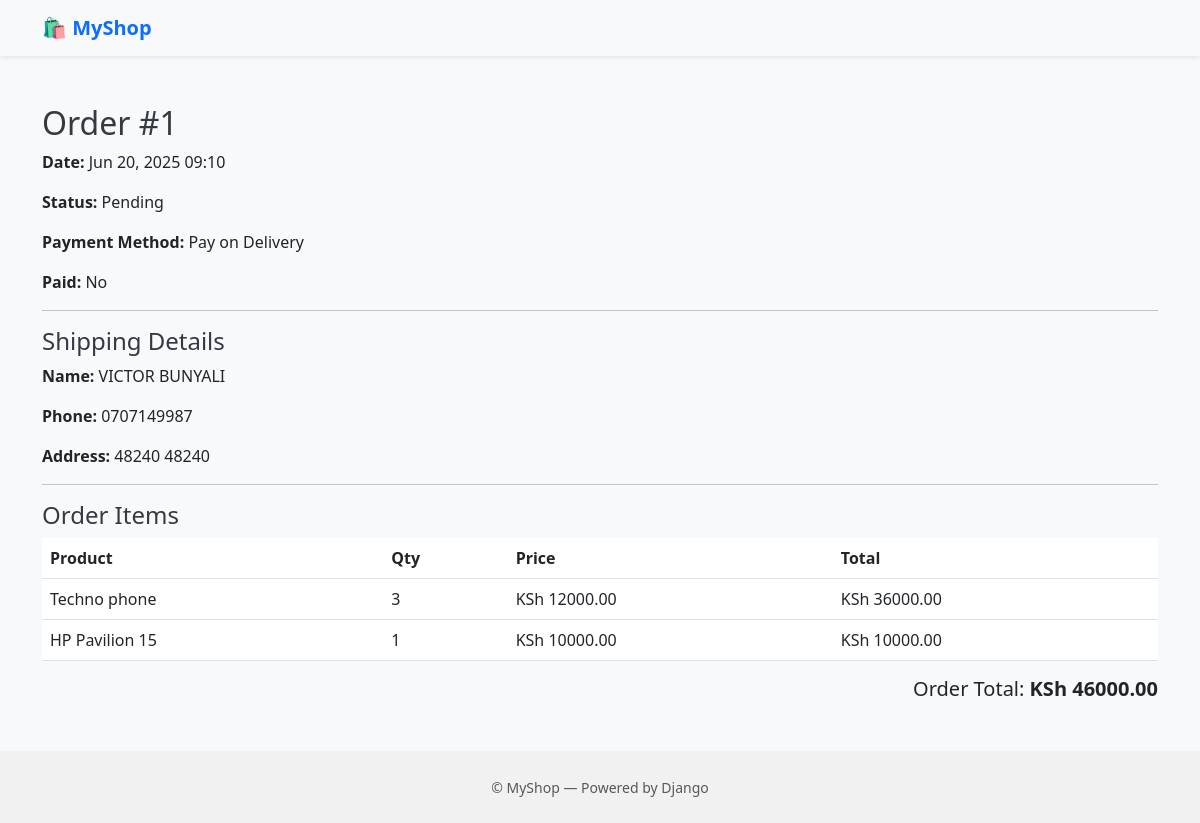
/orders/my-orders/1/, run on the app's committed database.
### orders/models.py (models this page shows, shortened)
class Order(models.Model):
    PAYMENT_METHODS = [
        ('cod', 'Pay on Delivery'),
        ('mpesa', 'M-Pesa'),
    ]
    payment_method = models.CharField(
        max_length=10,
        choices=PAYMENT_METHODS,
        default='cod'
    )
    is_paid = models.BooleanField(default=False)
    STATUS_CHOICES = [
        ('pending', 'Pending'),
        ('paid', 'Paid'),
        ('shipped', 'Shipped'),
        ('delivered', 'Delivered'),
    ]
    name = models.CharField(max_length=100)
    phone = models.CharField(max_length=20)
    address = models.TextField()
    created_at = models.DateTimeField(auto_now_add=True)
    status = models.CharField(
        max_length=10,
        choices=STATUS_CHOICES,
        default='pending',
    )
    def get_total(self):
        return sum(item.total_price() for item in self.items.all())

class OrderItem(models.Model):
    order = models.ForeignKey(Order, related_name='items', on_delete=models.CASCADE)
    product = models.ForeignKey(Product, on_delete=models.CASCADE)
    quantity = models.PositiveIntegerField()
    price = models.DecimalField(max_digits=10, decimal_places=2)
    def total_price(self):
        return self.quantity * self.price

### products/models/product.py (models this page shows, shortened)
class Product(models.Model):
    category = models.ForeignKey(Category, on_delete=models.CASCADE, related_name='products')
    name = models.CharField(max_length=200)
    slug = models.SlugField(unique=True, blank=True, editable=False)  # 👈 not editable in admin
    description = models.TextField()
    price = models.DecimalField(max_digits=10, decimal_places=2)
    stock = models.PositiveIntegerField(default=0)
    class Meta:
        verbose_name = "Product"
        verbose_name_plural = "Products"

### orders/views.py (the view)
# urls.py: path('my-orders/<int:order_id>/', views.order_detail, name='order_detail'),
def order_detail(request, order_id):
    order = get_object_or_404(Order, id=order_id)
    return render(request, 'orders/order_detail.html', {'order': order})

### orders/templates/orders/order_detail.html
{% extends "base.html" %}
{% block content %}
<div class="container mt-5">
  <h2>Order #{{ order.id }}</h2>
  <p><strong>Date:</strong> {{ order.created_at|date:"M d, Y H:i" }}</p>
  <p><strong>Status:</strong> {{ order.get_status_display }}</p>
  <p><strong>Payment Method:</strong> {{ order.get_payment_method_display }}</p>
  <p><strong>Paid:</strong> {% if order.is_paid %}Yes{% else %}No{% endif %}</p>
  <hr>
  <h4>Shipping Details</h4>
  <p><strong>Name:</strong> {{ order.name }}</p>
  <p><strong>Phone:</strong> {{ order.phone }}</p>
  <p><strong>Address:</strong> {{ order.address }}</p>
  <hr>
  <h4>Order Items</h4>
  <table class="table">
    <thead>
      <tr>
        <th>Product</th>
        <th>Qty</th>
        <th>Price</th>
        <th>Total</th>
      </tr>
    </thead>
    <tbody>
      {% for item in order.items.all %}
      <tr>
        <td>{{ item.product.name }}</td>
        <td>{{ item.quantity }}</td>
        <td>KSh {{ item.price }}</td>
        <td>KSh {{ item.total_price }}</td>
      </tr>
      {% endfor %}
    </tbody>
  </table>
  <h5 class="text-end">Order Total: <strong>KSh {{ order.get_total }}</strong></h5>
</div>
{% endblock %}

### static/css/style.css (style rules this page uses)
body { background-color: #f8f9fa; font-family: 'Segoe UI', Tahoma, Geneva, Verdana, sans-serif; }
h2, h3, h4 { color: #343a40; }

### data on the page
Order: id "1", created_at "Jun 20, 2025 09:10", status "Pending", payment_method "Pay on Delivery", name "VICTOR BUNYALI", phone "0707149987", address "48240 48240", get_total "46000.00"
OrderItem: product.name "Techno phone", quantity "3", price "12000.00", total_price "36000.00"
OrderItem: product.name "HP Pavilion 15", quantity "1", price "10000.00", total_price "10000.00"
